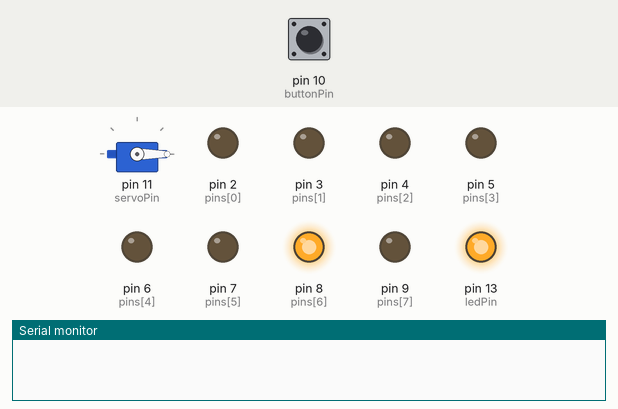
Bench run of a sketch on a simulated Arduino Uno, built with avr-gcc and run on an emulated ATmega328P. Parts: servo, output pins drawn as LEDs (lit = HIGH), the last lines printed to the serial monitor. Inputs (shaded band) come from the test bench; at power-on: pin 10 (buttonPin) LOW.

Above: at 1.3 s.
1.4 s: pin 10 (buttonPin) pulled HIGH for 0.15 s
At 2.3 s:
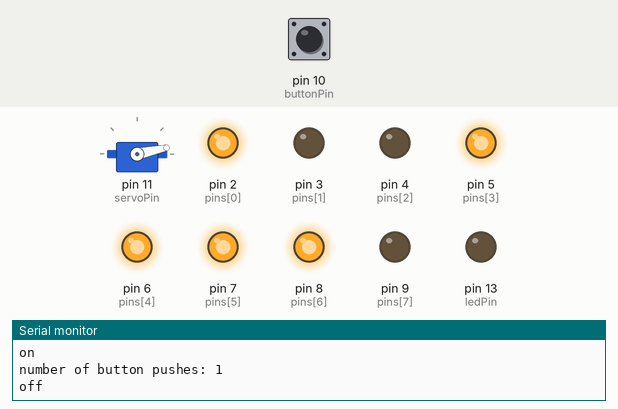
3.0 s: pin 10 (buttonPin) pulled HIGH for 1 s
At 3.6 s:
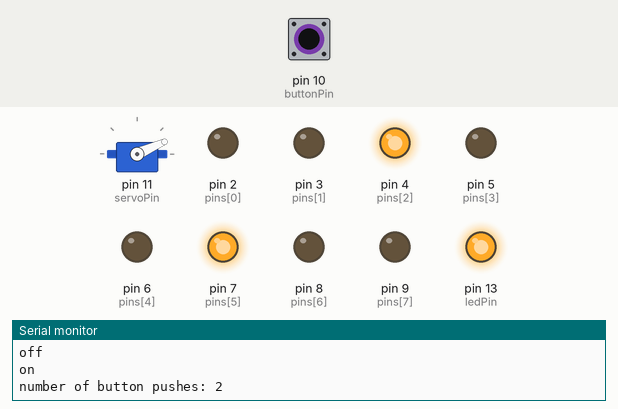
5.5 s: pin 10 (buttonPin) pulled HIGH for 0.15 s
At 6.7 s:
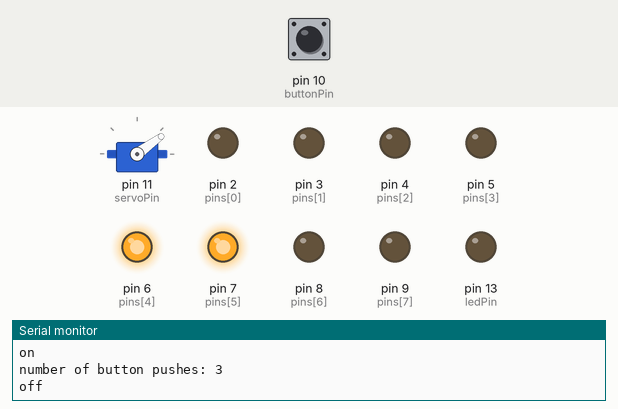
7.1 s: pin 10 (buttonPin) pulled HIGH for 3.2 s
At 8.2 s:
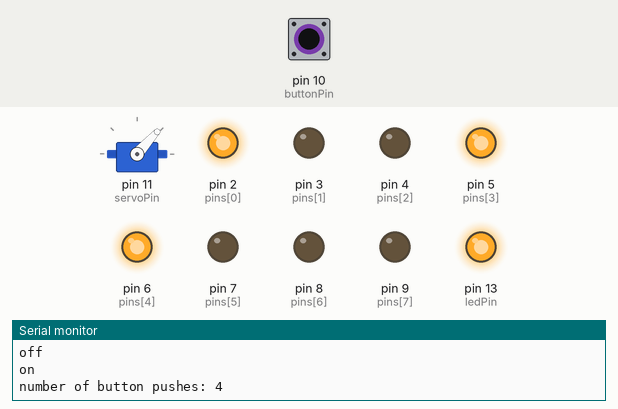
11.8 s: pin 10 (buttonPin) pulled HIGH for 0.15 s
At 13.0 s:
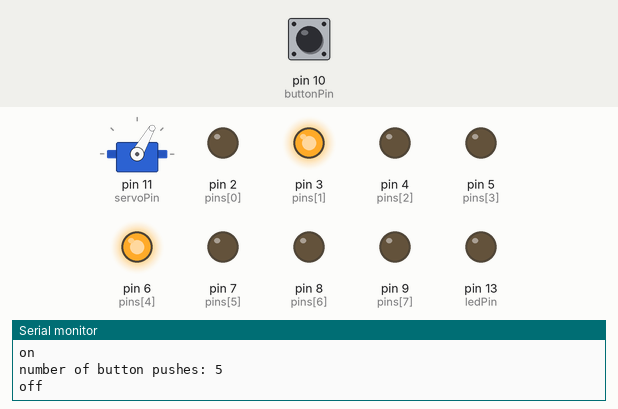
13.4 s: pin 10 (buttonPin) pulled HIGH for 1 s
At 14.7 s:
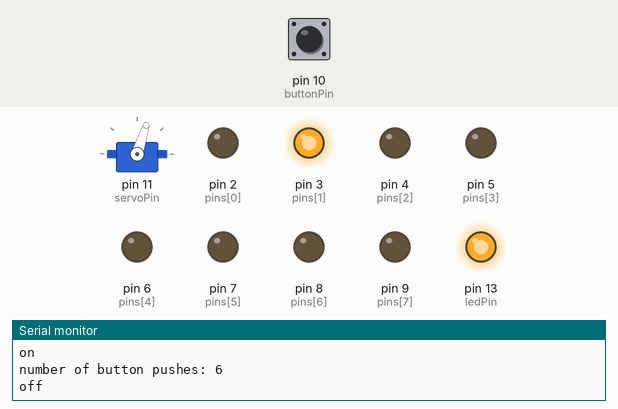
Timing chart, 0 to 16.4 s (numbered marks = the images above; inputs shaded):
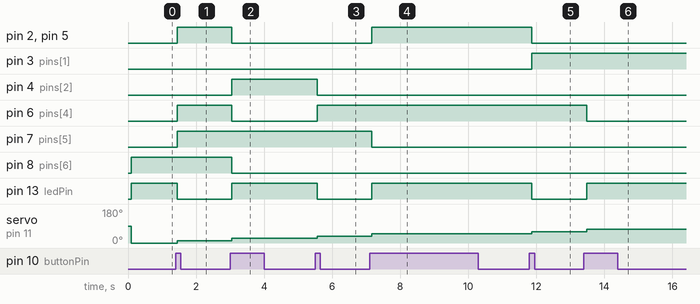

Measured:
- after the input at 1.4 s, pin 2 (pins[0]), pin 5 (pins[3]), pin 6 (pins[4]), pin 7 (pins[5]): LOW → HIGH after 0.05 s; pin 13 (ledPin): HIGH → LOW after 0.05 s; servo on pin 11 (servoPin): 0° → 12° after 0.05 s
- after the input at 3.0 s, pin 2 (pins[0]), pin 5 (pins[3]), pin 6 (pins[4]), pin 8 (pins[6]): HIGH → LOW after 0.06 s; pin 4 (pins[2]), pin 13 (ledPin): LOW → HIGH after 0.06 s; servo on pin 11 (servoPin): 12° → 24° after 0.06 s
- after the input at 5.5 s, pin 4 (pins[2]), pin 13 (ledPin): HIGH → LOW after 0.06 s; pin 6 (pins[4]): LOW → HIGH after 0.06 s; servo on pin 11 (servoPin): 24° → 36° after 0.06 s
- after the input at 7.1 s, pin 2 (pins[0]), pin 5 (pins[3]), pin 13 (ledPin): LOW → HIGH after 0.06 s; pin 7 (pins[5]): HIGH → LOW after 0.06 s; servo on pin 11 (servoPin): 36° → 48° after 0.06 s
- after the input at 11.8 s, pin 2 (pins[0]), pin 5 (pins[3]), pin 13 (ledPin): HIGH → LOW after 0.07 s; pin 3 (pins[1]): LOW → HIGH after 0.07 s; servo on pin 11 (servoPin): 48° → 60° after 0.07 s
- after the input at 13.4 s, pin 6 (pins[4]): HIGH → LOW after 0.08 s; pin 13 (ledPin): LOW → HIGH after 0.08 s; servo on pin 11 (servoPin): 60° → 72° after 0.08 s

The sketch:

homework02.ino
```cpp
// 230729 2차 과제 FND, 스위치, RC서보 동시 작동시키기
#include <Servo.h>
#include "Arduino.h"


const int buttonPin = 10; // 스위치 연결 번호
const int ledPin = 13; // LED 연결 번호
const int servoPin = 11; // 서보모터 연결 번호

Servo servoMotor; // 서보모터 설정

const int pins[8] = {2, 3, 4, 5, 6, 7, 8, 9}; // FND 번호 점등을 위해 사용할 8개의 포트
const int numberCode[16][8] = {
  {0,0,0,0,0,0,1,0}, // 0
  {1,0,0,1,1,1,1,0}, // 1
  {0,0,1,0,0,1,0,0}, // 2
  {0,0,0,0,1,1,0,0}, // 3
  {1,0,0,1,1,0,0,0}, // 4
  {0,1,0,0,1,0,0,0}, // 5
  {0,1,0,0,0,0,0,0}, // 6
  {0,0,0,1,1,0,1,0}, // 7
  {0,0,0,0,0,0,0,0}, // 8
  {0,0,0,0,1,0,0,0}, // 9
  {0,0,0,1,0,0,0,0}, // A
  {1,1,0,0,0,0,0,0}, // B
  {0,1,1,0,0,0,1,0}, // C
  {1,0,0,0,0,1,0,0}, // D
  {0,1,1,0,0,0,0,0}, // E
  {0,1,1,1,0,0,0,0}}; // F

//const int servo[16] = {0, 10, 20, 30, 40, 50, 60, 70, 80, 90, 100, 110, 120, 130, 140, 150};


int buttonPushCounter = 0;
int buttonState = 0;
int lastButtonState = 0;

void showNumber(int number)
{
  boolean value;

  for(int bitPosition = 0; bitPosition<8;bitPosition++)
  {
    if(number<0||number>16)
      value = 0;
    else
      value = numberCode[number][bitPosition];
    digitalWrite(pins[bitPosition],value);
  }
}

void setup() {
  pinMode(buttonPin, INPUT);
  pinMode(ledPin, OUTPUT);
  Serial.begin(9600);

  for (int i = 0; i < 8; i++)
    pinMode(pins[i], OUTPUT);
  pinMode(buttonPin, INPUT);

  servoMotor.attach(servoPin);
  servoMotor.write(90); // 서보모터 초기 각도 설정
  delay(100); // 서보모터 딜레이 시간
 // showNumber(buttonPushCounter);
}

void loop(){

  buttonState = digitalRead(buttonPin);

  if (buttonState != lastButtonState) {
    if (buttonState == HIGH) {
      buttonPushCounter++;
      Serial.println("on");
      Serial.print("number of button pushes: ");
      Serial.println(buttonPushCounter);

      //servoMotor.write(servo[buttonPushCounter]);

    } else {
      Serial.println("off");
    }
    delay(50);
  }


  lastButtonState = buttonState;

  if (buttonPushCounter == 16) {
    buttonPushCounter = 0;
  }

  showNumber(buttonPushCounter);


// 버튼이 눌릴 때마다 LED 교대로 켜고 끄기
if (buttonPushCounter % 2 == 0) {
  digitalWrite(ledPin, HIGH);
} else {
  digitalWrite(ledPin, LOW);
}


  int angle = map(buttonPushCounter, 0, 15, 0, 180); // 서보모터 각도 매핑
  servoMotor.write(angle);
  delay(100);
}


// void showNumber(int number) {

//   boolean value;
//   for (int bitPosition = 0; bitPosition < 8; bitPosition++) {
//     if (number < 0 || number > 16)
//       value = 0;
//     else
//       value = bitRead(numberCode[number], bitPosition);
//     digitalWrite(pins[bitPosition], value);
//   }
// }
```
